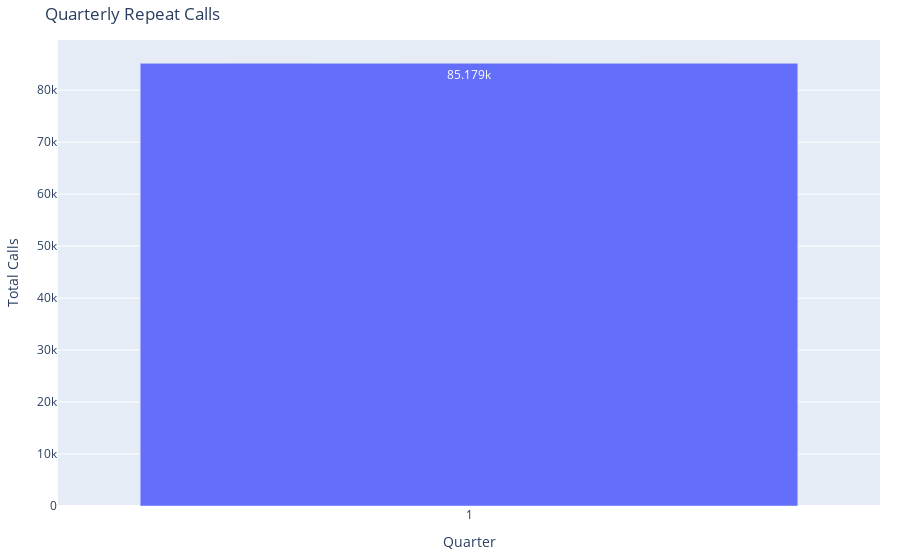

Source (notebook cell):
### Markdown cell above
*Plot of Quarterly Repeat Calls*

### Code cell
# Ensure that the 'Quarter' column is categorical (string type)
repQuarter['Quarter'] = repQuarter['Quarter'].astype(str)

# Plotting the Bar Chart for Total Contacts by Quarter
fig_repQuarter_bar = plot_aggregated_data(
    repQuarter,
    x_axis="Quarter",
    y_axes=["Total_Contacts"],
    title="Quarterly Repeat Calls",
    labels={"Quarter": "Quarter", "Total_Contact": "Total Contacts"},
    chart_type="bar" 
)

# Adjusting the layout for tightness
fig_repQuarter_bar.update_layout(
    title="Quarterly Repeat Calls",
    xaxis_title="Quarter",
    yaxis_title="Total Calls",
    margin=dict(l=20, r=20, t=40, b=20),  # Tighten the margins
    showlegend=False  # Optionally hide the legend if it's not necessary
)

# Save the figure as an SVG
fig_repQuarter_bar.write_image("repQuarter.svg")

# Show the figure
fig_repQuarter_bar.show()

### Figure 1 — Plotly figure (JSON) as saved in the notebook; plotly's stock layout.template omitted (floating-point values rounded to 4 significant figures)
{"data": [{"alignmentgroup": "True", "hovertemplate": "variable=Total_Contacts<br>Quarter=%{x}<br>value=%{y}<extra></extra>", "legendgroup": "Total_Contacts", "marker": {"color": "#636efa", "pattern": {"shape": ""}}, "name": "Total_Contacts", "offsetgroup": "Total_Contacts", "orientation": "v", "showlegend": true, "textposition": "auto", "texttemplate": "%{y}", "type": "bar", "x": ["1"], "xaxis": "x", "y": [85179], "yaxis": "y"}], "layout": {"barmode": "relative", "legend": {"title": {"text": "Metrics"}, "tracegroupgap": 0}, "margin": {"b": 20, "l": 20, "r": 20, "t": 40}, "showlegend": false, "title": {"text": "Quarterly Repeat Calls"}, "xaxis": {"anchor": "y", "domain": [0, 1], "title": {"text": "Quarter"}}, "yaxis": {"anchor": "x", "domain": [0, 1], "title": {"text": "Total Calls"}}}}
